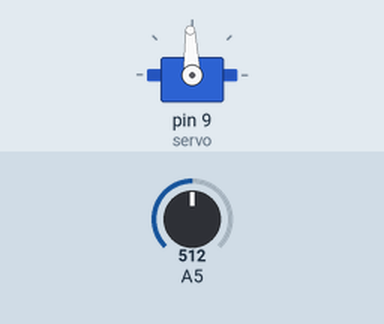
The sketch below on a simulated Arduino Uno, built with avr-gcc and run on an emulated ATmega328P. Parts: servo. The inputs (shaded band) are chosen by the test bench; at power-on: A5 = 512.

Above: at 1.2 s.
1.3 s: A5 set to 716
At 1.6 s:
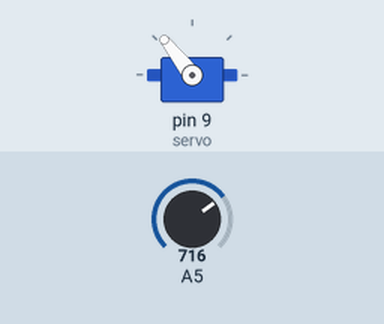
2.8 s: A5 set to 900
At 3.9 s:
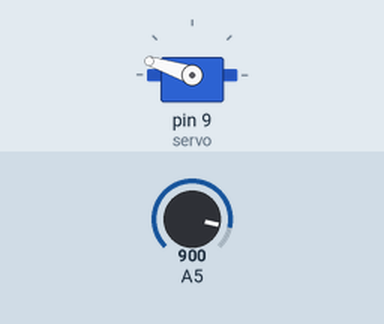
4.3 s: A5 set to 1023
At 5.0 s:
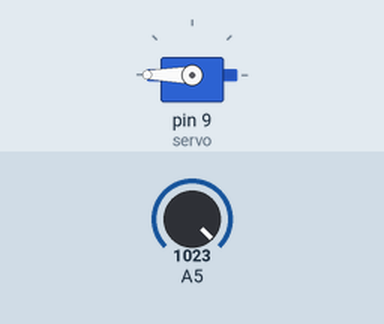
5.8 s: A5 set to 306
At 6.2 s:
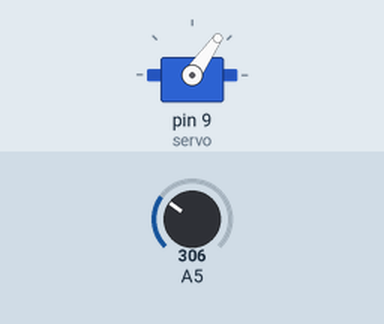
7.3 s: A5 set to 122
At 8.5 s:
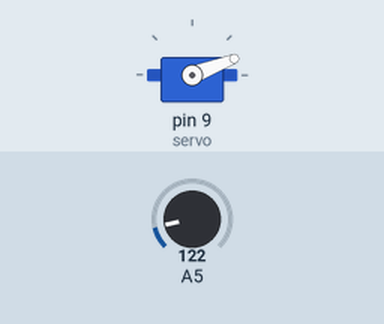
Timing chart, 0 to 9.8 s (numbered marks = the images above; inputs shaded):
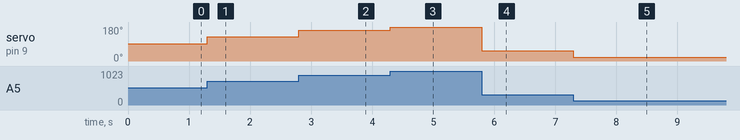

The sketch:

4_-_Servo-motor.ino
```cpp
// Vídeo Disponível Em : https://youtu.be/RiPJOpUG0oo

#include <Servo.h>

Servo servo;

void setup(){
  servo.attach(9);
  pinMode(A5, INPUT);
}

void loop(){

  servo.write(map(analogRead(A5),0,1000,0,180));

}
    
```

Measured:
- after the input at 1.3 s, servo on pin 9 (servo): 92° → 128° at once
- after the input at 2.8 s, servo on pin 9 (servo): 128° → 162° at once
- after the input at 4.3 s, servo on pin 9 (servo): 162° → 180° at once
- after the input at 5.8 s, servo on pin 9 (servo): 180° → 55° at once
- after the input at 7.3 s, servo on pin 9 (servo): 55° → 21° at once
